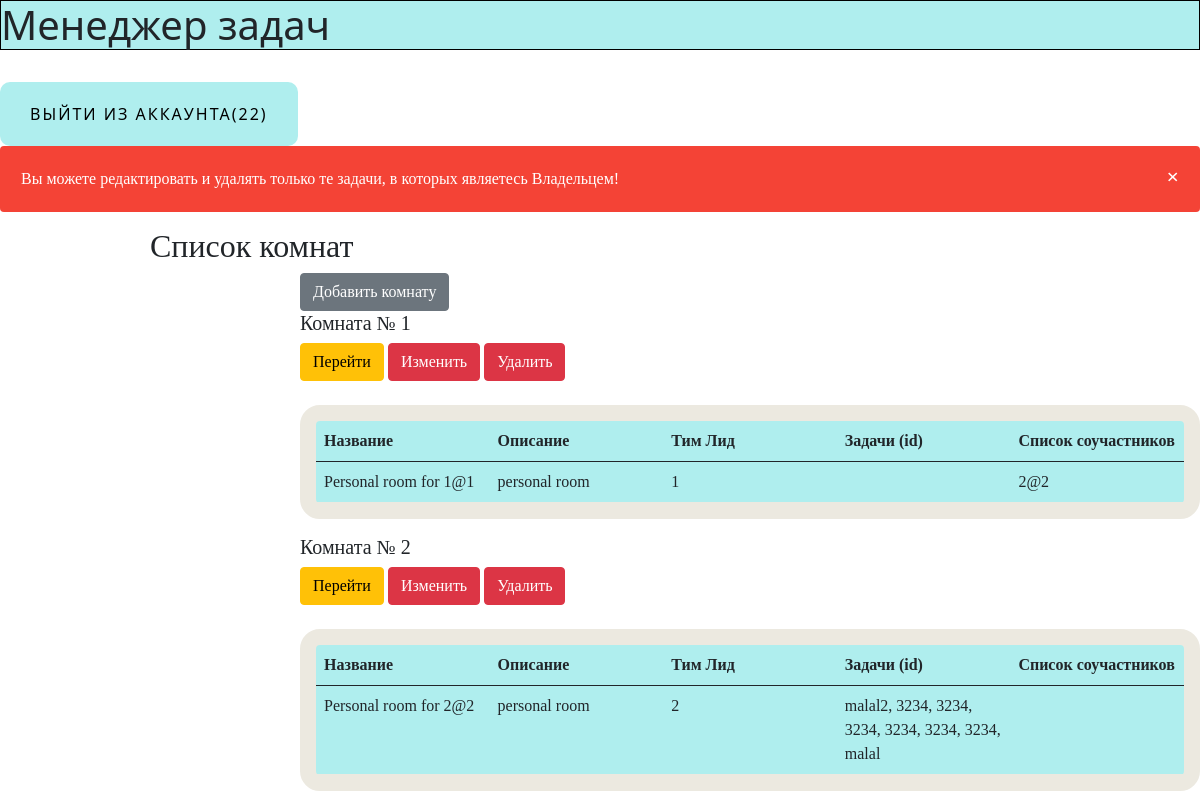
Page /allrooms (signed in) on the committed database.
### data/users.py (models this page shows, shortened)
class User(SqlAlchemyBase, UserMixin):
    __tablename__ = "users"
    id = sqlalchemy.Column(sqlalchemy.Integer, primary_key=True, autoincrement=True)
    surname = sqlalchemy.Column(sqlalchemy.String, nullable=True)
    name = sqlalchemy.Column(sqlalchemy.String, nullable=True)
    age = sqlalchemy.Column(sqlalchemy.Integer, nullable=True)
    position = sqlalchemy.Column(sqlalchemy.String, nullable=True)
    speciality = sqlalchemy.Column(sqlalchemy.String, nullable=True)
    address = sqlalchemy.Column(sqlalchemy.String, nullable=True)
    email = sqlalchemy.Column(sqlalchemy.String, nullable=True, unique=True, index=True)
    password_hash = sqlalchemy.Column(sqlalchemy.String, nullable=True)
    modified_date = sqlalchemy.Column(sqlalchemy.DateTime, default=datetime.datetime.now)
    current_room = sqlalchemy.Column(sqlalchemy.Integer, sqlalchemy.ForeignKey('rooms.id'), nullable=True)

### data/rooms.py (models this page shows)
class Rooms(SqlAlchemyBase, UserMixin):
    __tablename__ = "rooms"
    id = sqlalchemy.Column(sqlalchemy.Integer, primary_key=True, autoincrement=True)
    title = sqlalchemy.Column(sqlalchemy.String, nullable=True)
    about = sqlalchemy.Column(sqlalchemy.String, nullable=True)
    team_leader = sqlalchemy.Column(sqlalchemy.Integer, sqlalchemy.ForeignKey('users.id'), nullable=True)
    tasks = sqlalchemy.Column(sqlalchemy.String, sqlalchemy.ForeignKey('jobs.id'), nullable=True)
    collaborators = sqlalchemy.Column(sqlalchemy.String, nullable=True)

### main.py (the view)
@app.route('/allrooms')
@login_required
def all_rooms():
    dbs = db_session.create_session()
    if current_user.is_authenticated:
        res = dbs.query(Rooms).filter(
            (Rooms.team_leader.like(current_user.id) | Rooms.collaborators.like(f'%{current_user.id}%')))
        rooms = []
        for el in res:
            title = el.title
            team_leader = el.team_leader
            x = []
            collaborators = el.collaborators
            if collaborators is not None:
                for elem in collaborators:
                    elem = dbs.query(User).filter(User.id == elem).first()
                    if elem is not None:
                        x.append(elem.email)
            collaborators = ', '.join(x)
            about = el.about
            tasks = el.tasks
            x = []
            if tasks is not None:
                for elem in tasks:
                    elem = dbs.query(Jobs).filter(Jobs.id == elem).first()
                    if elem is not None:
                        x.append(elem.job)
            tasks = ', '.join(x)
            rooms.append([title, about, team_leader, tasks, collaborators, el.id])
        return render_template('allrooms.html', rooms=rooms)
    else:
        pass

### data/db_session.py (called while the page is built)
def create_session() -> Session:
    global __factory
    return __factory()

### main.py (called while the page is built)
@login_manager.user_loader
def load_user(user_id):
    db_sess = db_session.create_session()
    return db_sess.query(User).get(user_id)

### templates/allrooms.html (shortened to what this page needs)
{% extends "base.html" %}
{% block content %}
<h2 id="spec2">Список комнат</h2>
<div id="work_logs">
    {% if current_user.is_authenticated %}
    <a href="/addroom" class="btn btn-secondary">Добавить комнату</a>
    <br/>
    {% endif %}
    {% for room in rooms %}
    <h5>Комната № {{ room[5] }}</h5>
    <div class="buttons">
        <a href="/alljobs/{{ room[5] }}" class="btn btn-warning">Перейти</a>
        <a href="/addroom/{{ room[5] }}" class="btn btn-danger">Изменить</a>
        <a href="/room_delete/{{ room[5] }}" class="btn btn-danger">Удалить</a>
    </div>
    <br/>
    <table class="table">
        <thead class="thead-light">
        <tr>
            <th scope="col" class="col-2">Название</th>
            <th scope="col" class="col-2">Описание</th>
            <th scope="col" class="col-2">Тим Лид</th>
            <th scope="col" class="col-2">Задачи (id)</th>
            <th scope="col" class="col-2">Список соучастников</th>
        </tr>
        </thead>
        <tbody>
        <tr>
            <td class="col-2">{{ room[0] }}</td>
            <td class="col-2">{{ room[1] }}</td>
            <td class="col-2">{{ room[2] }}</td>
            <td class="col-2">{{ room[3] }}</td>
            <td class="col-2">{{ room[4] }}</td>
        </tr>
        </tbody>
    </table>
    {% endfor %}
</div>
{% endblock %}

### templates/base.html (shortened to what this page needs)
<!DOCTYPE html>
<html lang="en">
<head>
    <link rel="stylesheet"
                    href="https://cdn.jsdelivr.net/npm/bootstrap@5.0.0-beta1/dist/css/bootstrap.min.css"
>
    <link rel="stylesheet" type="text/css" href="{{ url_for('static', filename='style/style.css') }}" />
    </head>
    <body>
        <h1 id = 'titles'>Менеджер задач</h1>
        <br>
        <nav><a>
            {% if current_user.is_authenticated %}
                <a class="name_btn" href="/logout">выйти из аккаунта({{ current_user.name }})</a>
                <div class="alert">
                <span class="closebtn" onclick="this.parentElement.style.display='none';">&times;</span>
                Вы можете редактировать и удалять только те задачи, в которых являетесь Владельцем!</div>
            {% else %}
                <a>
                    <a class="btn btn-primary " href="/register">Зарегистрироваться</a>
                    <a class="btn btn-success" href="/login">Войти</a>
                </a>
            {% endif %}
        </a></nav>
         {% block content %}
         {% endblock content %}
    </body>
</html>

### static/style/style.css (style rules this page uses)
h2, div, .buttons, table { font-family: cursive; display: block; }
h2 { margin-left: 150px; }
.alert { padding: 20px; background-color: #f44336; color: white; margin-bottom: 15px; }
.closebtn { margin-left: 15px; color: white; font-weight: bold; float: right; font-size: 22px; line-height: 20px; cursor: pointer; transition: 0.3s; }
#work_logs { padding-left: 300px; }

### templates/base.html (style rules this page uses)
.name_btn { text-decoration: none; display: inline-block; color: black; padding: 20px 30px; border-radius: 10px; text-transform: uppercase; letter-spacing: 2px; background-color: #AFEEEE; background-size: 200% auto; transition: .3s; }
#titles { border: 1px solid black; background-color: #AFEEEE; }

### templates/allrooms.html (style rules this page uses)
.table { text-align: left; width = 600px; border-spacing: 5px; background: #AFEEEE; border: 16px solid #ECE9E0; border-radius: 20px; }

### rows in the picture
User: name "22", email "2@2"
Rooms: title "Personal room for 1@1", about "personal room"
Rooms: room "2", title "Personal room for 2@2", about "personal room", team_leader "malal2, 3234, 3234, 3234, 3234, 3234, 3234, malal"

### other values in the picture
{{ room[5] }} "1"
{{ room[2] }} "1"
